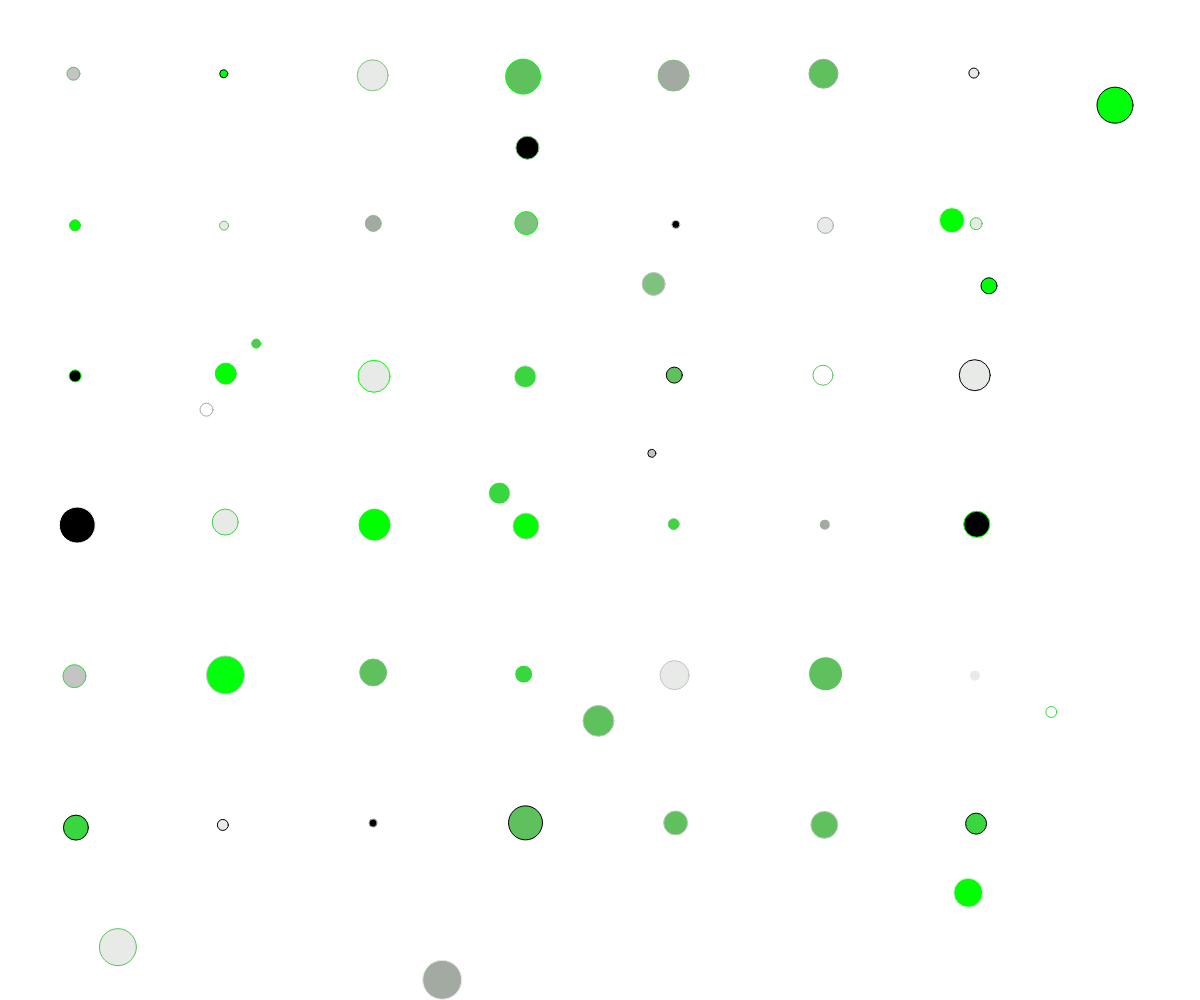
Frame 1 (no input)
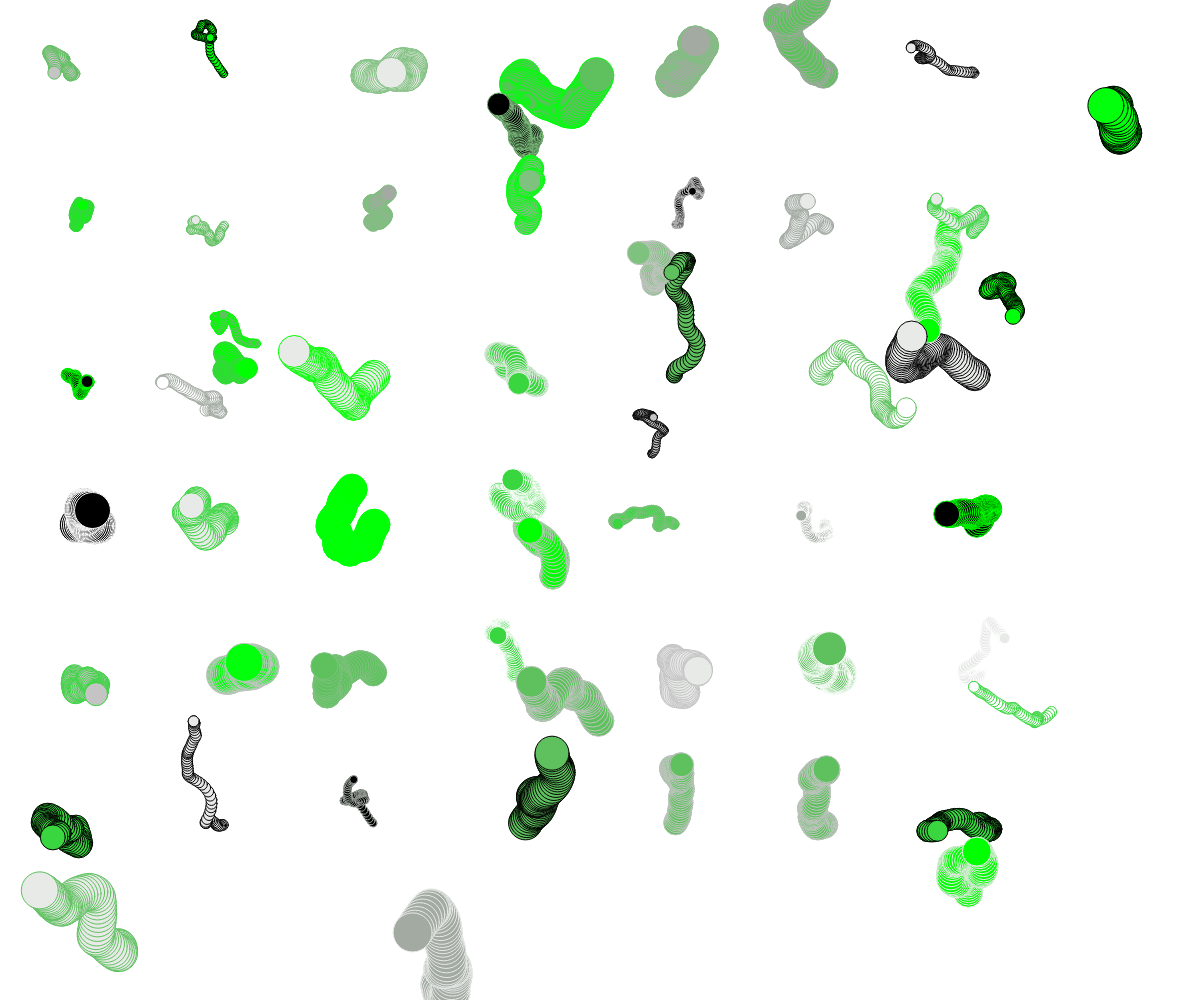
Frame 60 (no input)
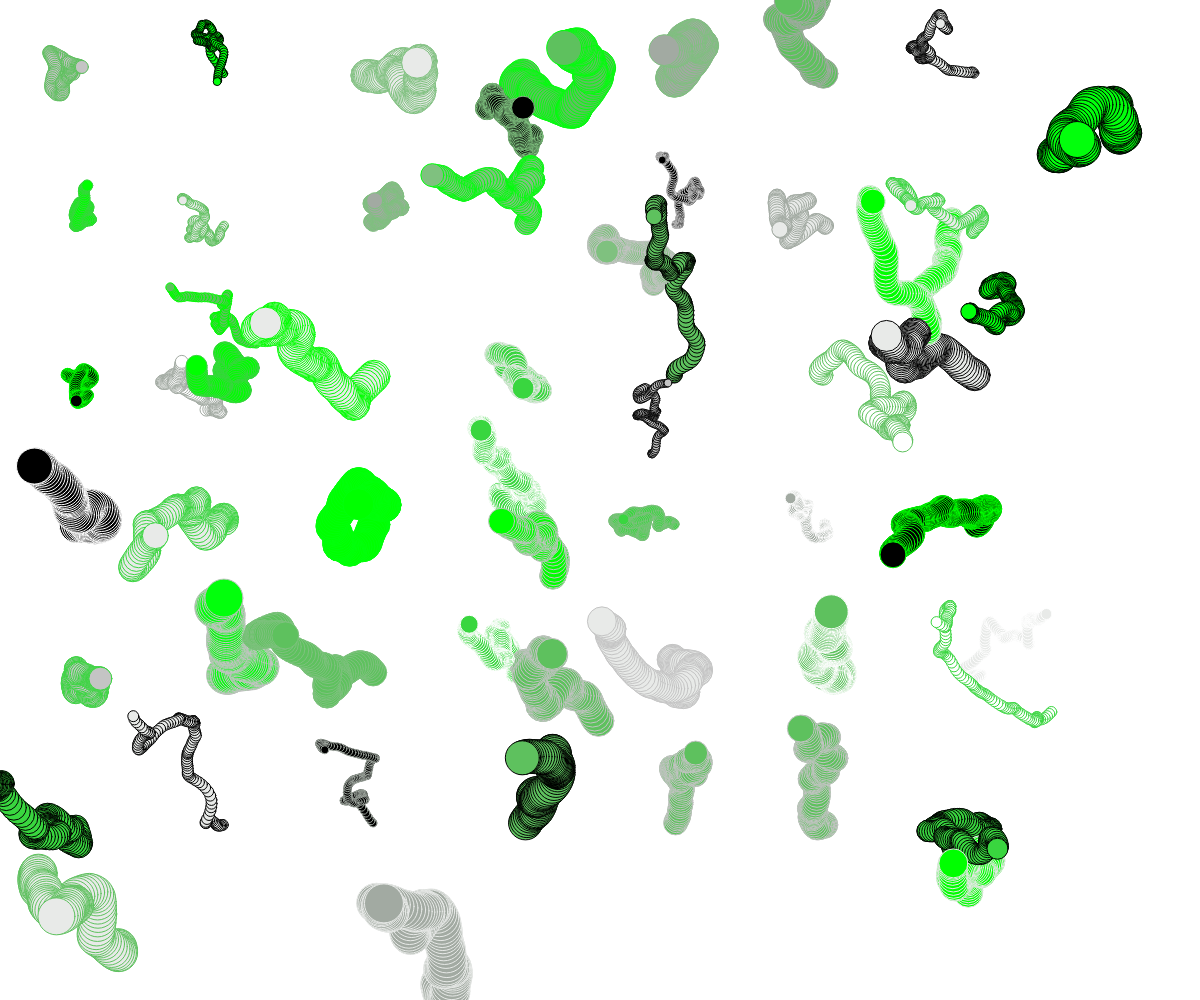
Frame 120 (the mouse pressed at the canvas centre since frame 60)

The p5.js sketch that drew these frames (run headless with seeded random() and noise() and a simulated clock; from frame 60 on, the mouse is pressed at the canvas centre):

// p5.js sketch
// ── sketch.js
var w = [];
var approvedColors = ['#000', '#a2aaa2', '#c4c4c4', '#e8eae8', '#fff',
                     '#00ff00', '#39d63f', '#02ff0c', '#7fc17f', '#5ec15e'];
var density = 150;

function setup() {
    createCanvas(windowWidth, windowHeight);


    let rows = width/density;
    let cols = height/density;

    for (let r = 0; r < rows; r++) {
        for (let c = 0; c < cols; c++) {
            w[w.length] = new Walker(r * density - density/2, c * density - density/2);
        }
    }

    background(255);
}

function draw() {
    for (let i = 0; i < w.length; i++) {
        w[i].step();
        w[i].display();
    }
}

function Walker(x = random(0, width), y = random(0, height)) {
    this.x = x;
    this.y = y;
    this.tx = random(0,10000);
    this.ty = this.tx + random(0,10000);
    this.radius = floor(random(8, 40));
    this.maxStep = random(3, 6);

    // color variables
    this.stroke;
    this.fill;

    this.display = function() {
        stroke(this.stroke);
        fill(this.fill);
        ellipse(this.x, this.y, this.radius, this.radius);
    }

    this.step = function() {
        let xStep = map(noise(this.tx), 0, 1, -this.maxStep, this.maxStep);
        let yStep = map(noise(this.ty), 0, 1, -this.maxStep, this.maxStep);

        this.x += xStep;
        this.y += yStep;

        this.tx += .1;
        this.ty += .1;

        this.return();
    }

    this.return = function() {
        // keeps walker inside canvas, 're-inits' when it goes out
        let flag1 = false;
        let flag2 = false;
        if (this.x < -2 * this.radius ||
            this.x > width + 2 * this.radius ||
            this.y < -2 * this.radius ||
            this.y > height + 2 * this.radius) {

            this.x = random(0, width);
            this.y = random(0, height);
            this.randomizeSizeAndSpeed();
            this.randomizeStrokeAndFill();
        }
    }

    this.randomizeStrokeAndFill = function() {
        this.stroke = approvedColors[floor(random(approvedColors.length))];
        this.fill = approvedColors[floor(random(approvedColors.length))];
        // always different colors
        while (this.fill == this.stroke) {
            this.fill = approvedColors[floor(random(approvedColors.length))];
        }
    }

    this.randomizeSizeAndSpeed = function() {
        this.tx = random(0,10000);
        this.ty = this.tx + random(0,10000);
        this.radius = floor(random(8, 40));
        this.maxStep = random(3, 6);
    }

    this.randomizeStrokeAndFill();
}
